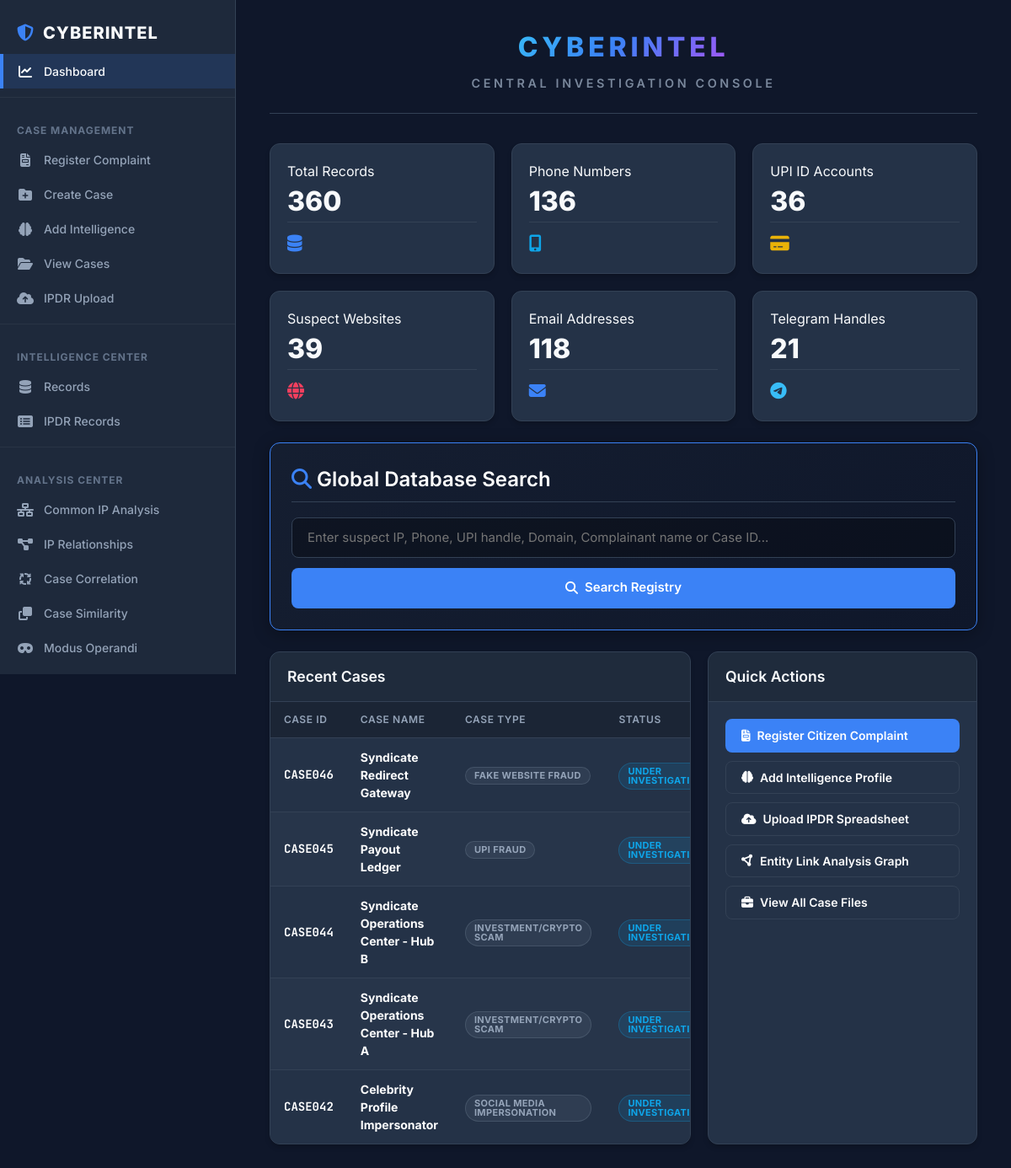
The page / on the database its author committed.
### tables this page shows
CREATE TABLE cases (
    id INTEGER PRIMARY KEY AUTOINCREMENT,
    case_id TEXT UNIQUE,
    case_name TEXT,
    case_type TEXT,
    investigator TEXT,
    status TEXT,
    created_date TEXT
);

### app.py (the view)
@app.route("/")
def home():
    connection = sqlite3.connect("database/cyberintel.db")
    cursor = connection.cursor()
    cursor.execute("SELECT COUNT(*) FROM entities")
    total_records = cursor.fetchone()[0]
    cursor.execute("SELECT COUNT(*) FROM entities WHERE entity_type='Phone'")
    phone_count = cursor.fetchone()[0]
    cursor.execute("SELECT COUNT(*) FROM entities WHERE entity_type='UPI'")
    upi_count = cursor.fetchone()[0]
    cursor.execute("SELECT COUNT(*) FROM entities WHERE entity_type='Website'")
    website_count = cursor.fetchone()[0]
    cursor.execute("SELECT COUNT(*) FROM entities WHERE entity_type='Email'")
    email_count = cursor.fetchone()[0]
    cursor.execute("SELECT COUNT(*) FROM entities WHERE entity_type='Telegram'")
    telegram_count = cursor.fetchone()[0]
    cursor.execute("""
        SELECT case_id, case_name, case_type, investigator, status, created_date
        FROM cases
        ORDER BY id DESC
        LIMIT 5
    """)
    recent_cases = cursor.fetchall()
    connection.close()
    return render_template(
        "index.html",
        total_records=total_records,
        phone_count=phone_count,
        upi_count=upi_count,
        website_count=website_count,
        email_count=email_count,
        telegram_count=telegram_count,
        recent_cases=recent_cases
    )

### templates/index.html (shortened to what this page needs)
{% extends "base.html" %}
{% block content %}
<div class="workspace-header" style="margin-bottom: 35px; justify-content: center; text-align: center;">
    <div style="display: flex; flex-direction: column; align-items: center; width: 100%;">
        <h1 class="fancy-title">CYBERINTEL</h1>
        <p class="fancy-subtitle">Central Investigation Console</p>
    </div>
</div>
<div class="stats-container" style="margin-bottom: 25px;">
    <div class="stat-card">
        <div>
            <span>Total Records</span>
            <h2>{{ total_records }}</h2>
        </div>
        <small style="color: var(--primary); font-size: 1.25rem; margin-top: 10px;"><i class="fa-solid fa-database"></i></small>
    </div>
    <div class="stat-card">
        <div>
            <span>Phone Numbers</span>
            <h2>{{ phone_count }}</h2>
        </div>
        <small style="color: var(--color-info); font-size: 1.25rem; margin-top: 10px;"><i class="fa-solid fa-mobile-screen-button"></i></small>
    </div>
    <div class="stat-card">
        <div>
            <span>UPI ID Accounts</span>
            <h2>{{ upi_count }}</h2>
        </div>
        <small style="color: var(--color-medium); font-size: 1.25rem; margin-top: 10px;"><i class="fa-solid fa-credit-card"></i></small>
    </div>
    <div class="stat-card">
        <div>
            <span>Suspect Websites</span>
            <h2>{{ website_count }}</h2>
        </div>
        <small style="color: var(--color-high); font-size: 1.25rem; margin-top: 10px;"><i class="fa-solid fa-globe"></i></small>
    </div>
    <div class="stat-card">
        <div>
            <span>Email Addresses</span>
            <h2>{{ email_count }}</h2>
        </div>
        <small style="color: var(--primary); font-size: 1.25rem; margin-top: 10px;"><i class="fa-solid fa-envelope"></i></small>
    </div>
    <div class="stat-card">
        <div>
            <span>Telegram Handles</span>
            <h2>{{ telegram_count }}</h2>
        </div>
        <small style="color: #38bdf8; font-size: 1.25rem; margin-top: 10px;"><i class="fa-brands fa-telegram"></i></small>
    </div>
</div>
<div class="card" style="margin-bottom: 25px; background: linear-gradient(135deg, rgba(30, 41, 59, 0.4) 0%, rgba(15, 23, 42, 0.7) 100%); border: 1px solid var(--primary); box-shadow: 0 4px 20px rgba(0, 0, 0, 0.3);">
    <div class="card-body" style="padding: 25px;">
        <h2 style="margin-top: 0; margin-bottom: 18px; color: #fff; font-size: 1.5rem;"><i class="fa-solid fa-magnifying-glass" style="color: var(--primary);"></i> Global Database Search</h2>
        <form method="GET" action="/search" style="display: flex; gap: 12px; margin: 0;">
            <div style="flex-grow: 1;">
                <input type="text" name="q" placeholder="Enter suspect IP, Phone, UPI handle, Domain, Complainant name or Case ID..." style="width: 100%; height: 48px; padding: 10px 18px; font-size: 15px; background: rgba(0, 0, 0, 0.3); border: 1px solid var(--border-subtle); color: white; border-radius: var(--radius-md); outline: none; box-sizing: border-box;" required>
            </div>
            <button type="submit" class="btn btn-primary" style="height: 48px; padding: 0 35px; font-size: 15px; display: flex; align-items: center; gap: 8px;"><i class="fa-solid fa-magnifying-glass"></i> Search Registry</button>
        </form>
    </div>
</div>
<div style="display: flex; gap: 20px; flex-wrap: wrap; margin-top: 25px;">
    <div class="card" style="flex: 2; min-width: 450px; margin: 0;">
        <div class="card-header">
            <h3>Recent Cases</h3>
        </div>
        <div class="card-body" style="padding: 0;">
            {% if recent_cases %}
            <div class="table-container" style="border: none; margin: 0; border-radius: 0;">
                <table>
                    <thead>
                        <tr>
                            <th>Case ID</th>
                            <th>Case Name</th>
                            <th>Case Type</th>
                            <th>Status</th>
                        </tr>
                    </thead>
                    <tbody>
                        {% for case in recent_cases %}
                        <tr>
                            <td style="font-family: var(--font-mono); font-weight: bold; color: #fff;">{{ case[0] }}</td>
                            <td><strong style="color: #fff;">{{ case[1] }}</strong></td>
                            <td><span class="badge badge-muted" style="font-size: 11px;">{{ case[2] }}</span></td>
                            <td>
                                <span class="badge {% if case[4] == 'Closed' %}badge-success{% else %}badge-info{% endif %}" style="font-size: 11px;">
                                    {{ case[4] }}
                                </span>
                            </td>
                        </tr>
                        {% endfor %}
                    </tbody>
                </table>
            </div>
            {% else %}
            <div class="empty-state" style="padding: 30px;">
                <i class="fa-solid fa-briefcase"></i>
                <h3>No active cases found</h3>
                <p>Register complaints and create cases to begin.</p>
            </div>
            {% endif %}
        </div>
    </div>
    <div class="card" style="flex: 1; min-width: 320px; margin: 0;">
        <div class="card-header">
            <h3>Quick Actions</h3>
        </div>
        <div class="card-body" style="display: flex; flex-direction: column; gap: 10px; padding: 20px;">
            <a href="/complaint" class="btn btn-primary" style="justify-content: flex-start; text-decoration: none;">
                <i class="fa-solid fa-file-invoice"></i> Register Citizen Complaint
            </a>
            <a href="/add_intelligence" class="btn btn-outline" style="justify-content: flex-start; color: #fff !important; border-color: var(--border-subtle); text-decoration: none;">
                <i class="fa-solid fa-brain"></i> Add Intelligence Profile
            </a>
            <a href="/ipdr_upload" class="btn btn-outline" style="justify-content: flex-start; color: #fff !important; border-color: var(--border-subtle); text-decoration: none;">
                <i class="fa-solid fa-cloud-arrow-up"></i> Upload IPDR Spreadsheet
            </a>
            <a href="/link_analysis" class="btn btn-outline" style="justify-content: flex-start; color: #fff !important; border-color: var(--border-subtle); text-decoration: none;">
                <i class="fa-solid fa-circle-nodes"></i> Entity Link Analysis Graph
            </a>
            <a href="/cases" class="btn btn-outline" style="justify-content: flex-start; color: #fff !important; border-color: var(--border-subtle); text-decoration: none;">
                <i class="fa-solid fa-briefcase"></i> View All Case Files
            </a>
        </div>
    </div>
</div>
{% endblock %}

### templates/index.html (style rules this page uses)
.fancy-title { font-family: var(--font-sans); font-size: 3.6rem; font-weight: 800; text-transform: uppercase; letter-spacing: 0.15em; background: linear-gradient(135deg, #38bdf8 0%, #3b82f6 45%, #a855f7 100%); -webkit-background-clip: text; -webkit-text-fill-color: transparent; margin: 0; padding-bottom: 2px; display: inline-block; }
.fancy-subtitle { font-family: var(--font-sans); font-size: 0.9rem; font-weight: 600; text-transform: uppercase; letter-spacing: 0.25em; color: var(--text-secondary); margin: 6px 0 0 0; opacity: 0.8; }

### rows shown on the page
cases: case "CASE046", case_name "Syndicate Redirect Gateway", case_type "FAKE WEBSITE FRAUD", status "UNDER…"
cases: case "CASE045", case_name "Syndicate Payout Ledger", case_type "UPI FRAUD", status "UNDER…"
cases: case "CASE044", case_name "Syndicate Operations Center - Hub B", case_type "INVESTMENT/CRYPTO SCAM", status "UNDER…"
cases: case "CASE043", case_name "Syndicate Operations Center - Hub A", case_type "INVESTMENT/CRYPTO SCAM", status "UNDER…"
cases: case "CASE042", case_name "Celebrity Profile Impersonator", case_type "SOCIAL MEDIA IMPERSONATION", status "UNDER…"

### other values the page prints
{{ total_records }} "360"
{{ phone_count }} "136"
{{ upi_count }} "36"
{{ website_count }} "39"
{{ email_count }} "118"
{{ telegram_count }} "21"
